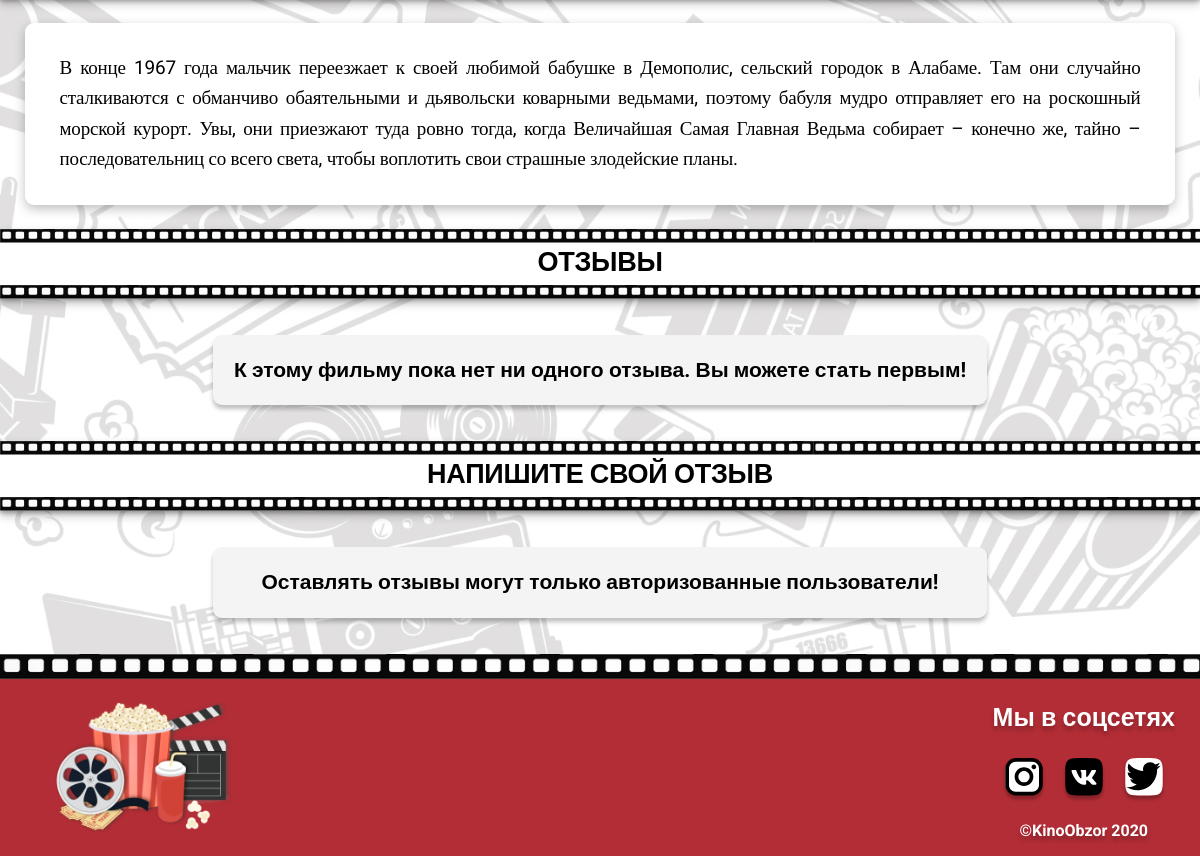
The app's page /about_film.php?filmID=1 (lower part), older data.
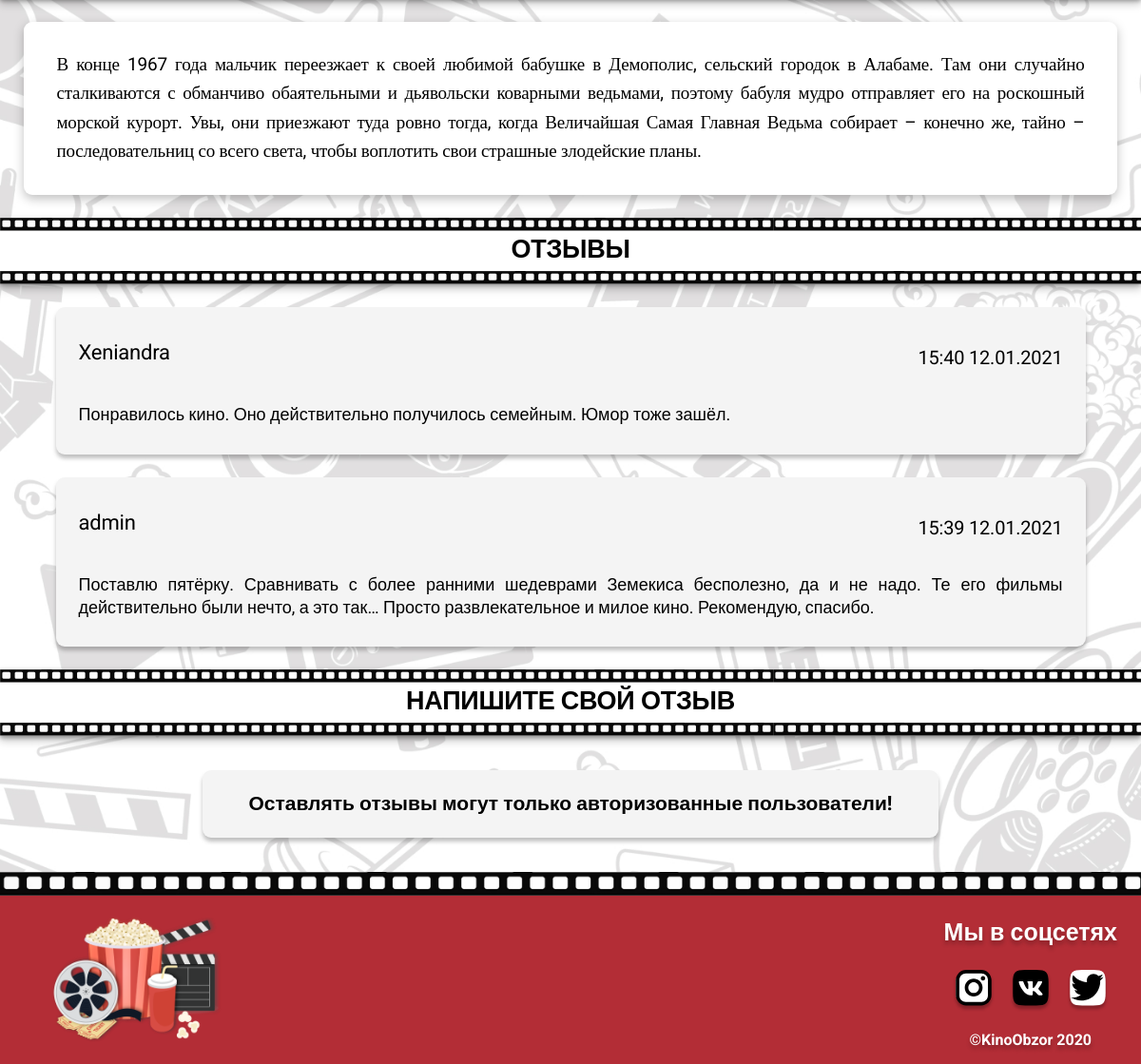
The same page, newer data.
### tables this page shows
CREATE TABLE `films` (
  `id_film` int NOT NULL COMMENT 'id фильма',
  `name_film` varchar(255) NOT NULL COMMENT 'Название',
  `country` varchar(255) NOT NULL COMMENT 'Страна',
  `genre` varchar(255) NOT NULL COMMENT 'Жанр',
  `director` varchar(255) NOT NULL COMMENT 'Режиссер',
  `scenario` varchar(255) NOT NULL COMMENT 'Сценарий',
  `cast` varchar(255) NOT NULL COMMENT 'В ролях',
  `duration` varchar(255) NOT NULL COMMENT 'Длительность',
  `start_of_rental` varchar(255) NOT NULL COMMENT 'Начало проката',
  `poster` text NOT NULL COMMENT 'url Постера',
  `about_film` text NOT NULL COMMENT 'О фильме',
  `id_status` int NOT NULL
);

CREATE TABLE `review` (
  `id_review` int NOT NULL COMMENT 'id отзыва',
  `id_user` int NOT NULL COMMENT 'id пользователя ',
  `date_review` datetime NOT NULL COMMENT 'дата и время отзыва',
  `text_review` text NOT NULL COMMENT 'текст отзыва',
  `id_status` int NOT NULL COMMENT 'статус отзыва',
  `id_film` int NOT NULL COMMENT 'id фильма'
);

CREATE TABLE `user` (
  `id_user` int NOT NULL COMMENT 'id пользователя',
  `email` varchar(255) NOT NULL COMMENT 'Email',
  `nick` varchar(255) NOT NULL COMMENT 'Никнейм',
  `password` varchar(255) NOT NULL COMMENT 'Пароль',
  `id_role` int NOT NULL COMMENT 'Роль пользователя'
);

### about_film.php (the view, shortened to what this page needs)
<?php
require_once "php\connection.php";
$getId = $_GET['filmID'];
$query = "SELECT `id_film`, `name_film`, `country`, `genre`, `director`, `scenario`, `cast`, `duration`,
`start_of_rental`, `poster`, `about_film`, `id_status` FROM `films` WHERE `id_film` = '$getId'";
$resultSelect = mysqli_query($link, $query);
$SelectRow = mysqli_fetch_assoc($resultSelect);
$about_film = $SelectRow['about_film'];
$queryReviews = "SELECT `id_review`, `id_user`, `date_review`, `text_review`, `id_status`, `id_film` FROM `review` WHERE `id_film` = '$getId' AND `id_status` = 1 ORDER BY `date_review` DESC";
$Review = "SELECT `id_review` FROM `review` WHERE `id_film` = '$getId' AND `id_status` = 1";
$resultReview = mysqli_query($link, $Review);
$row = mysqli_num_rows($resultReview);
?>
<!DOCTYPE html>
<html lang="ru">
<head>
    <link rel="stylesheet" href="css\normalize.css">
    <link rel="stylesheet" href="css\about_film.css">
</head>
<body>
    <main class="main">
        <div class="container-about">
            <p class="about"><?=$about_film;?></p>
        </div>
        <div class="reelh">
            <h2>ОТЗЫВЫ</h2>
        </div>
    <?php
    if ($row != 0) {
        $resultReviews = mysqli_query($link, $queryReviews);
        while ($SelectRow = mysqli_fetch_assoc($resultReviews)) {
            $date_review = $SelectRow['date_review'];
            $timestamp = strtotime($date_review);
            $date_review = date('H:i d.m.Y', $timestamp);
            $text_review = $SelectRow['text_review'];
            $id_user = $SelectRow['id_user'];
            $queryUser = "SELECT `nick` FROM `user` WHERE `id_user` = '$id_user'";
            $resultSelectUser = mysqli_query($link, $queryUser);
            $SelectRowUser  = mysqli_fetch_assoc($resultSelectUser);
            $user_nick = $SelectRowUser['nick'];
    ?>
        <div class="review">
            <ul>
                <li class="author"><?=$user_nick;?></li>
                <li class="date-review"><?=$date_review;?></li>
            </ul>
            <p class="review"><?=nl2br($text_review);?></p>
        </div>
        <?
        }
    }
            else {
        ?>
            <div class="message">
                    <p class="message">К этому фильму пока нет ни одного отзыва. Вы можете стать первым!</p>
            </div>
        <?}?>
            <div class="reelh">
                <h2>НАПИШИТЕ СВОЙ ОТЗЫВ</h2>
            </div>
        <?php
        if (empty($_SESSION['email'])) {
        ?>
            <div class="message">
                <p class="message">Оставлять отзывы могут только авторизованные пользователи!</p>
            </div>
        <?}?>
    </main>
<footer class="footer">
    <div class="reel"></div>
    <div class="container">
        <img src="img\popcorn.png" alt="popcorn.png" class="popfoot">
        <div class="social">
            <p>Мы в соцсетях</p>
            <div class="social-links">
                <a href="#" class="social-link"><img src="img\inst.svg" alt="instagram"></a>
                <a href="#" class="social-link"><img src="img\vk.svg" alt="vk"></a>
                <a href="#" class="social-link"><img src="img\twit.svg" alt="twitter"></a>
            </div>
            <p class="rights">©KinoObzor  2020</p>
        </div>
    </div>
</footer>
</body>
</html>

### css/about_film.css (style rules this page uses)
* { box-sizing: border-box; }
body { font-family: 'Roboto', sans-serif; }
.container, .container-promo, .container-about { max-width: 1440px; margin: 0 auto; display: flex; flex-wrap: wrap; justify-content: space-between; align-items: center; }
.container-about { max-width: 1200px; margin: 2% auto; display: flex; justify-content: space-between; align-items: center; background: #FFFFFF; box-shadow: 0px 4px 11px rgba(0, 0, 0, 0.25); border-radius: 9px; }
::placeholder { height: 37px; font-family: Roboto; font-style: normal; font-weight: 500; font-size: 19px; line-height: 1.3; letter-spacing: -0.01em; text-align: left; padding-left: 25px; color: rgba(255, 255, 255, 0.699999988079071); }
main { background-image: url(../img/background.jpg); background-size: cover; }
ul { list-style-type: none; font-size: 20px; line-height: 143%; margin: 1% 5%; padding: 1% 5%; padding-inline-start: 0; }
li { padding-bottom: 1%; }
.reelh { background-image: url(../img/reel.png); background-repeat: repeat-x; height: 70px; filter: drop-shadow(0px 4px 4px rgba(0, 0, 0, 0.25)); }
h2 { font-size: 27px; padding: 10px 0px; line-height: 177%; letter-spacing: -0.01em; text-align: center; margin: 0; box-shadow: 0px 4px 4px rgba(0, 0, 0, 0.25); }
p.about { font-family: Roboto; font-style: normal; font-weight: normal; font-size: 19px; line-height: 159.5%; display: flex; align-items: center; text-align: justify; letter-spacing: -0.01em; padding: 1% 3%; color: #000000; }
div.review { max-width: 1083px; margin: 2% auto; display: flex; flex-direction: column; border-radius: 9px; background: #F4F4F4; box-shadow: 0px 4px 4px rgba(0, 0, 0, 0.25); padding: 2%; padding-bottom: 1%; }
div.review ul { display: flex; justify-content: space-between; margin: 0; padding-right: 0; }
li.author, li.date-review { font-size: 22px; line-height: 130%; letter-spacing: -0.01em; }
li.date-review { font-size: 20px; display: flex; align-items: center; text-align: right; padding: 0; }
p.review { font-size: 18px; line-height: 130%; align-items: center; text-align: justify; white-space: pre-wrap; }
div.message { padding: 3% 1%; text-align: center; font-weight: bold; max-width: 798px; margin: 0% auto; display: flex; flex-direction: column; border-radius: 9px; }
p.message { margin: 0; padding: 3% 1%; border-radius: 9px; background: #F4F4F4; box-shadow: 0px 4px 4px rgba(0, 0, 0, 0.25); }
footer { background: #b32d36; }
div.reel { background-image: url(../img/lenta.png); background-repeat: repeat-x; height: 25px; }
footer img.popfoot { width: 222px; }
footer p { font-weight: bold; font-size: 25px; color: #FFFFFF; text-shadow: 0px 4px 4px rgba(0, 0, 0, 0.25); }
p.rights { font-size: 16px; }
div.social { display: flex; flex-direction: column; align-items: center; }
div.social-links { display: flex; justify-content: space-between; }
a.social-link { margin: 0px 8px; -webkit-transition: all 0.3s ease; -moz-transition: all 0.3s ease; -o-transition: all 0.3s ease; transition: all 0.3s ease; }
@media (max-width: 1366px) { .container { max-width: 1150px; margin: 0 auto; } }
@media (max-width: 1366px) { .container-promo, .container-about { max-width: 1150px; margin: 0 auto; } }
@media (max-width: 1366px) { .container-about { margin: 2% auto; } }
@media (max-width: 1366px) { p { font-size: 21px; } }
@media (max-width: 1366px) { .social-link img { width: 44px; height: 44px; } }

Row changes from the older to the newer data that the page shows:
added review: id_user.nick "Xeniandra", date_review "15:40 12.01.2021", text_review "Понравилось кино. Оно действительно получилось семейным. Юмор тоже зашёл."
added review: id_user.nick "admin", date_review "15:39 12.01.2021", text_review "Поставлю пятёрку. Сравнивать с более ранними шедеврами Земекиса бесполезно, да и не надо. Те его фильмы действительно были нечто, а это так… Просто развлекательное и милое кино. Рекомендую, спасибо."
Text that changed along with them:
text no longer shown: "К этому фильму пока нет ни одного отзыва. Вы можете стать первым!"
